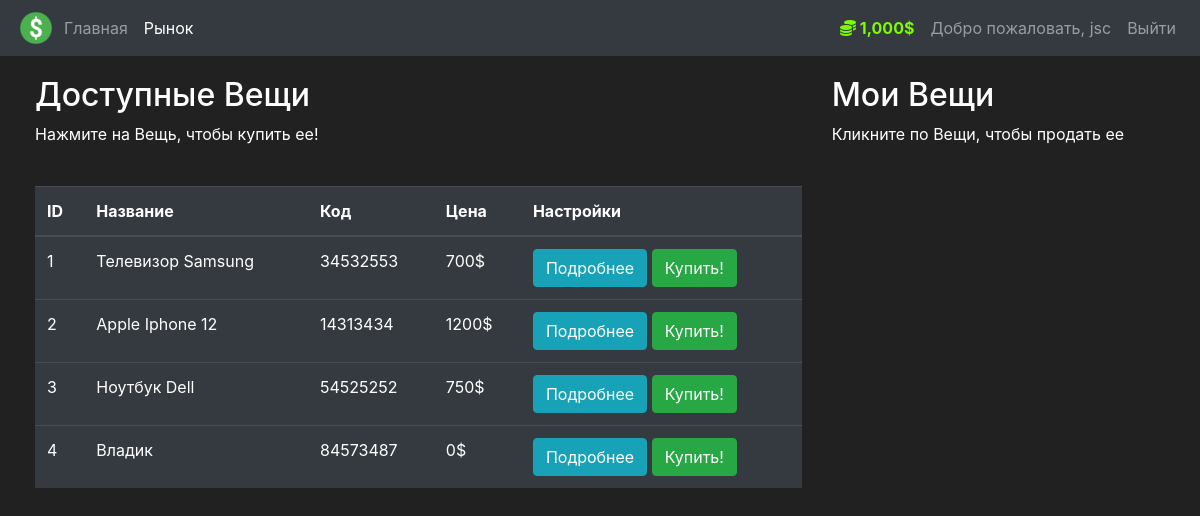
The app's page /market (signed in) with its own data.
### market/models.py (models this page shows, shortened)
class User(db.Model, UserMixin):
    id = db.Column(db.Integer(), primary_key=True)
    username = db.Column(db.String(length=30), nullable=False, unique=True)
    email_address = db.Column(db.String(length=50), nullable=False, unique=True)
    password_hash = db.Column(db.String(length=60), nullable=False)
    budget = db.Column(db.Integer(), nullable=False, default=1000)
    items = db.relationship('Item', backref='owned_user', lazy=True)
    @property
    def prettier_budget(self):
        if len(str(self.budget)) >= 4:
            return f'{str(self.budget)[:-3]},{str(self.budget)[-3:]}$'
        else:
            return f"{self.budget}$"
    @property
    def password(self):
        return self.password

class Item(db.Model):
    id = db.Column(db.Integer(), primary_key=True)
    name = db.Column(db.String(length=30), nullable=False, unique=True)
    price = db.Column(db.Integer(), nullable=False)
    barcode = db.Column(db.String(length=12), nullable=False, unique=True)
    description = db.Column(db.String(length=1024), nullable=False, unique=True)
    owner = db.Column(db.Integer(), db.ForeignKey('user.id'))

### market/routes.py (the view, shortened to what this page needs)
@app.route('/market', methods=['GET', 'POST'])
@login_required
def market_page():
    purchase_form = PurchaseItemForm()
    selling_form = SellItemForm()
    if request.method == "GET":
        items = Item.query.filter_by(owner=None)
        owned_items = Item.query.filter_by(owner=current_user.id)
        current_page = 'market'
        return render_template('market.html', items=items, purchase_form=purchase_form, owned_items=owned_items,
                               selling_form=selling_form, current_page=current_page)

### market/models.py (called while the page is built)
@login_manager.user_loader
def load_user(user_id):
    return User.query.get(int(user_id))

### market/templates/market.html (shortened to what this page needs)
{% extends 'base.html' %}
{% block content %}
<div class="row" style="margin-top:20px; margin-left:20px">
   <div class="col-8">
       <h2>Доступные Вещи</h2>
       <p>Нажмите на Вещь, чтобы купить ее!</p>
       <br>
      <table class="table table-hover table-dark">
         <thead>
            <tr>
               <th scope="col">ID</th>
               <th scope="col">Название</th>
               <th scope="col">Код</th>
               <th scope="col">Цена</th>
               <th scope="col">Настройки</th>
            </tr>
         </thead>
         <tbody>
            {% for item in items %}
            <tr>
               <td>{{ item.id }}</td>
               <td>{{ item.name }}</td>
               <td>{{ item.barcode }}</td>
               <td>{{ item.price }}$</td>
               <td>
                  <button class="btn btn-outline btn-info" data-toggle="modal" data-target="#Modal-MoreInfo-{{ item.id }}">Подробнее</button>
                  <button class="btn btn-outline btn-success" data-toggle="modal" data-target="#Modal-PurchaseConfirm-{{ item.id }}">Купить!</button>
               </td>
            </tr>
            {% endfor %}
         </tbody>
      </table>
   </div>
   <div class="col-4">
        <h2>Мои Вещи</h2>
        <p>Кликните по Вещи, чтобы продать ее</p>
        <br>
   </div>
</div>
{% endblock %}

### market/templates/base.html (shortened to what this page needs)
<!doctype html>
<html lang="en">
<head>
    <link rel="stylesheet" href="https://cdn.jsdelivr.net/npm/bootstrap@4.5.3/dist/css/bootstrap.min.css"
>
</head>
<body>
<nav class="navbar navbar-expand-md navbar-dark bg-dark">
    <img src="{{url_for('static', filename='pic1.png')}}">
    <div class="collapse navbar-collapse" id="navbarNav">
        <ul class="navbar-nav mr-auto">
            {% if current_page == 'market' %}
            <li class="nav-item">
                <a class="nav-link" href="{{ url_for('home_page') }}">Главная <span class="sr-only">(current)</span></a>
            </li>
            <li class="nav-item active">
                <a class="nav-link" href="{{ url_for('market_page') }}">Рынок</a>
            </li>
            {% endif %}
        </ul>
        {% if current_user.is_authenticated %}
        <ul class="navbar-nav">
            <li class="nav-item">
                <a class="nav-link" style="color: lawngreen; font-weight: bold">
                    <i class="fas fa-coins"></i>
                    {{ current_user.prettier_budget }}
                </a>
            </li>
            <li class="nav-item">
                <a class="nav-link">Добро пожаловать, {{ current_user.username }}</a>
            </li>
            <li class="nav-item">
                <a class="nav-link" href="{{ url_for('logout_page') }}">Выйти</a>
            </li>
        </ul>
        {% endif %}
    </div>
</nav>
{% block content %}
{% endblock %}
</body>
</html>

### market/templates/base.html (style rules this page uses)
body { background-color: #212121; color: white }

### records on screen
User: prettier_budget "1,000$", username "jsc"
Item: id "1", name "Телевизор Samsung", barcode "34532553", price "700"
Item: id "2", name "Apple Iphone 12", barcode "14313434", price "1200"
Item: id "3", name "Ноутбук Dell", barcode "54525252", price "750"
Item: id "4", name "Владик", barcode "84573487", price "0"
